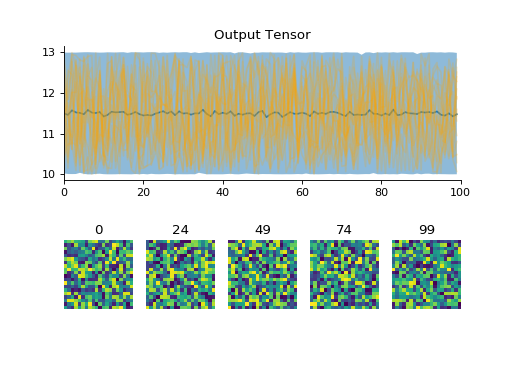

Here is the Python script that generated this plot:
import convis
inp = convis.streams.RandomStream((20,20),level=3.0,mean=10.0)
convis.plot(inp.get(100))
